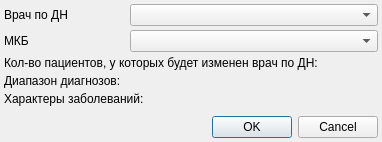
<?xml version="1.0" encoding="UTF-8"?>
<ui version="4.0">
 <class>ChangeDispanserPerson</class>
 <widget class="QDialog" name="ChangeDispanserPerson">
  <property name="geometry">
   <rect>
    <x>0</x>
    <y>0</y>
    <width>382</width>
    <height>142</height>
   </rect>
  </property>
  <property name="windowTitle">
   <string>Сервис массового изменение врача диспансерного наблюдения</string>
  </property>
  <layout class="QGridLayout" name="gridLayout" columnstretch="0,0,0">
   <property name="leftMargin">
    <number>4</number>
   </property>
   <property name="topMargin">
    <number>4</number>
   </property>
   <property name="rightMargin">
    <number>4</number>
   </property>
   <property name="bottomMargin">
    <number>4</number>
   </property>
   <property name="spacing">
    <number>4</number>
   </property>
   <item row="6" column="0">
    <spacer name="verticalSpacer">
     <property name="orientation">
      <enum>Qt::Vertical</enum>
     </property>
     <property name="sizeHint" stdset="0">
      <size>
       <width>20</width>
       <height>40</height>
      </size>
     </property>
    </spacer>
   </item>
   <item row="0" column="0">
    <widget class="QLabel" name="lblPerson">
     <property name="text">
      <string>Врач по ДН</string>
     </property>
    </widget>
   </item>
   <item row="7" column="1" colspan="2">
    <widget class="QDialogButtonBox" name="buttonBox">
     <property name="orientation">
      <enum>Qt::Horizontal</enum>
     </property>
     <property name="standardButtons">
      <set>QDialogButtonBox::Cancel|QDialogButtonBox::Ok</set>
     </property>
    </widget>
   </item>
   <item row="1" column="0">
    <widget class="QLabel" name="lblMKB">
     <property name="text">
      <string>МКБ</string>
     </property>
    </widget>
   </item>
   <item row="0" column="1" colspan="2">
    <widget class="CPersonComboBoxEx" name="cmbPerson"/>
   </item>
   <item row="1" column="1" colspan="2">
    <widget class="CMultivalueComboBox" name="cmbMKB"/>
   </item>
   <item row="2" column="0" colspan="3">
    <widget class="QLabel" name="lblClientCount">
     <property name="text">
      <string>Кол-во пациентов, у которых будет изменен врач по ДН:</string>
     </property>
    </widget>
   </item>
   <item row="3" column="0" colspan="3">
    <widget class="QLabel" name="lblMKBList">
     <property name="text">
      <string>Диапазон диагнозов:</string>
     </property>
    </widget>
   </item>
   <item row="4" column="0" colspan="3">
    <widget class="QLabel" name="lblCharacterList">
     <property name="text">
      <string>Характеры заболеваний:</string>
     </property>
    </widget>
   </item>
  </layout>
 </widget>
 <customwidgets>
  <customwidget>
   <class>CPersonComboBoxEx</class>
   <extends>QComboBox</extends>
   <header>Orgs/PersonComboBoxEx.h</header>
  </customwidget>
  <customwidget>
   <class>CMultivalueComboBox</class>
   <extends>QComboBox</extends>
   <header>library/MultivalueComboBox.h</header>
  </customwidget>
 </customwidgets>
 <resources/>
 <connections>
  <connection>
   <sender>buttonBox</sender>
   <signal>accepted()</signal>
   <receiver>ChangeDispanserPerson</receiver>
   <slot>accept()</slot>
   <hints>
    <hint type="sourcelabel">
     <x>248</x>
     <y>254</y>
    </hint>
    <hint type="destinationlabel">
     <x>157</x>
     <y>274</y>
    </hint>
   </hints>
  </connection>
  <connection>
   <sender>buttonBox</sender>
   <signal>rejected()</signal>
   <receiver>ChangeDispanserPerson</receiver>
   <slot>reject()</slot>
   <hints>
    <hint type="sourcelabel">
     <x>316</x>
     <y>260</y>
    </hint>
    <hint type="destinationlabel">
     <x>286</x>
     <y>274</y>
    </hint>
   </hints>
  </connection>
 </connections>
</ui>
